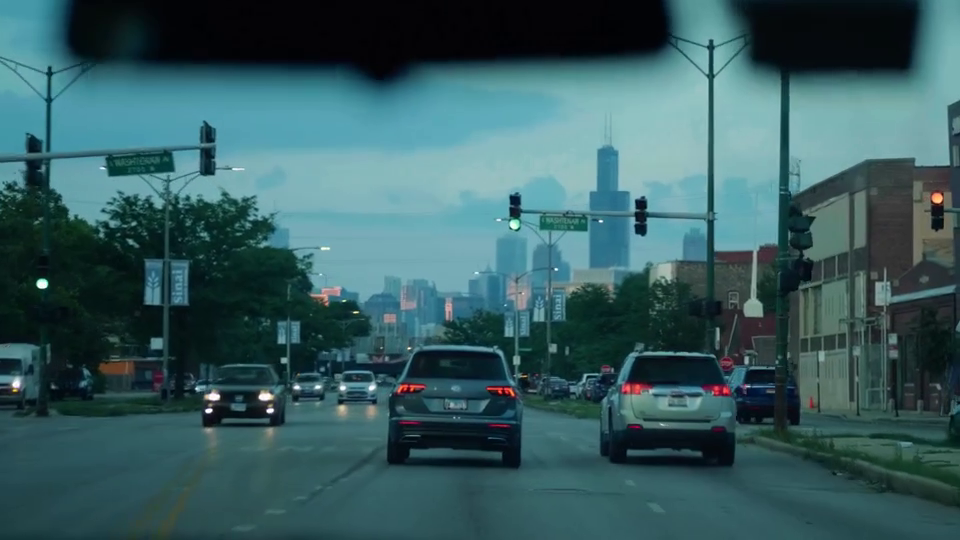
#> input picture frame 41 of Computer Vision/Vjezba_2/zadaci/sivi-automobil.mp4, 960 x 540 px, given in place of video2.mp4, which was not available
$ python LWS.py
#> lines starting #> are read from the running program, lines starting #| are printed output that depends on the picture; after the words box and inside, x2 and y2 are one past the last pixel; in counts of white or black regions, pixels touching at a corner belong together; pictures that were not available may be replaced by others from this repository, and a replacement may not be noted
import numpy as np
import cv2

print("Lane departure warning system")

video = cv2.VideoCapture('video2.mp4')


while(not video.isOpened()):
    video = cv2.VideoCapture('video1.mp4')
    print('ajd ponovo')

while True:
    ret, frame = video.read()
#> frame is the input picture: shape (540, 960, 3); mean B, G, R 95.7, 91.7, 55.3

    if frame is None:
        break

    h,w,l=frame.shape
#> h = 540; w = 960; l = 3

    roi_frame = frame[h//2:680,:]
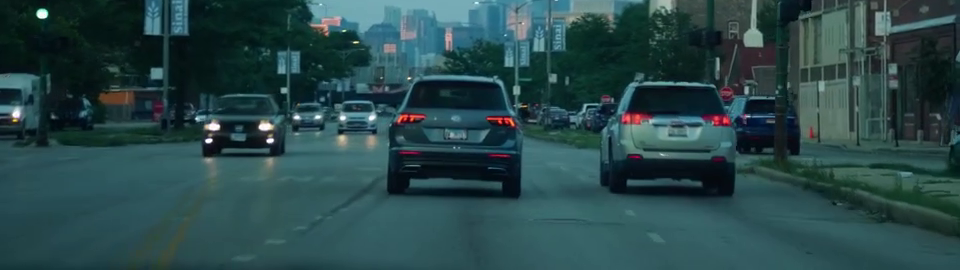
#> roi_frame: shape (270, 960, 3); mean B, G, R 73.7, 71.3, 40.9
    roi_frame=roi_frame[h//8:,:]
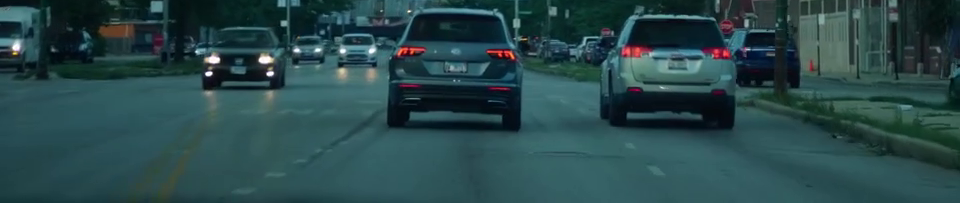
#> roi_frame: shape (203, 960, 3); mean B, G, R 74.6, 71.8, 41
    kernel = np.ones((3,3), np.uint8)
    roi_frame = cv2.morphologyEx(roi_frame, cv2.MORPH_OPEN, kernel)

    gray_roi = cv2.cvtColor(roi_frame, cv2.COLOR_BGR2GRAY)
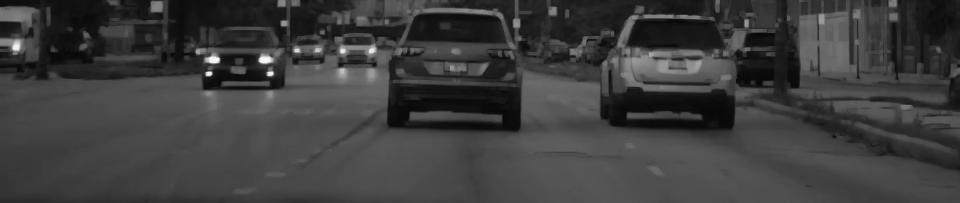
#> gray_roi: shape (203, 960); min 6, max 247, mean 61.6
    hsv_roi=cv2.cvtColor(roi_frame, cv2.COLOR_BGR2HSV)
#> hsv_roi: shape (203, 960, 3); mean H, S, V 92.4, 134.7, 75.4

    lower_yellow = np.array([20, 100, 100], dtype = 'uint8')
    upper_yellow = np.array([30, 255, 255], dtype='uint8' )

    mask_yellow = cv2.inRange(hsv_roi, lower_yellow, upper_yellow)
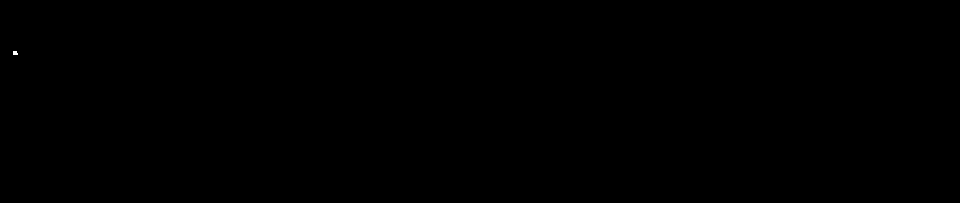
#> mask_yellow: shape (203, 960); 0.01% white; 1 white region (1 under 20 px)
    mask_white = cv2.inRange(gray_roi, 150, 255)
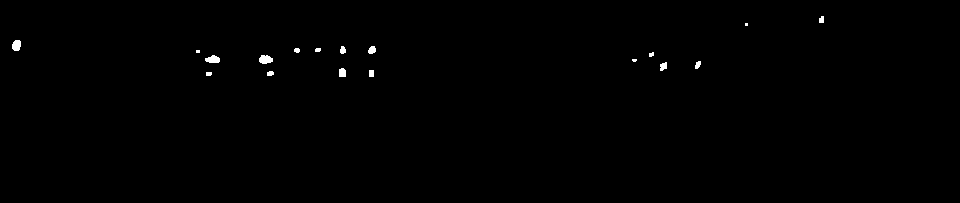
#> mask_white: shape (203, 960); 0.37% white; 18 white regions (3 under 20 px), largest, box (x1, y1, x2, y2) and area: (259, 55, 273, 64) 98, (205, 55, 220, 63) 89, (12, 40, 21, 51) 83
    mask_yw = cv2.bitwise_or(mask_white, mask_yellow)
#> mask_yw: shape (203, 960); 0.38% white; 18 white regions (3 under 20 px), largest, box (x1, y1, x2, y2) and area: (12, 40, 21, 55) 101, (259, 55, 273, 64) 98, (205, 55, 220, 63) 89
    #cv2.imshow('maska',mask_yw)
    mask_yw_image = cv2.bitwise_and(gray_roi, mask_yw)

    gauss_roi = cv2.GaussianBlur(mask_yw_image,(3,3),0)
    low_threshold = 50
    high_threshold = 150
    canny_roi = cv2.Canny(gauss_roi,low_threshold,high_threshold)
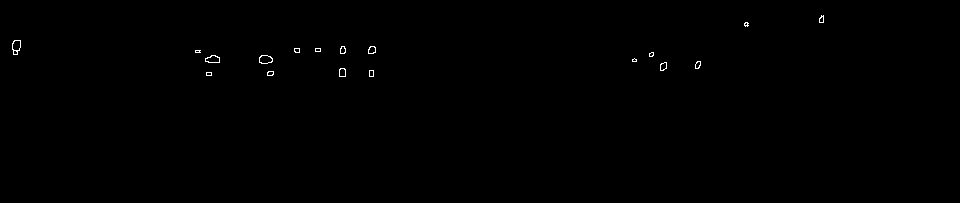
#> canny_roi: shape (203, 960); 0.22% white in thin lines or dots, all inside (x1, y1, x2, y2) = (12, 15, 824, 77)
    #cv2.imshow('roi',canny_roi)
    linije = cv2.HoughLines(canny_roi,1,np.pi/180,45)
#> linije = None
    print(linije)
#| None
    if linije is None:
        continue
    for linija in linije:
        for rho,theta in linija:
            print(rho,theta)
            if (theta<1 and theta>0.5) or (theta>2 and theta<2.5):
                a = np.cos(theta)
                b = np.sin(theta)
                x0 = a*rho
                y0 = b*rho
                x1 = int(x0 + 1000*(-b))
                y1 = int(y0 + 1000*(a))
                x2 = int(x0 - 1000*(-b))
                y2 = int(y0 - 1000*(a))


                if (theta<1.1 and theta>0.5):
                    pt1=(x1,y1)
                    pt2=(x2,y2)

                if (theta>2 and theta<2.5):
                    pt3=(x1,y1)
                    pt4=(x2,y2)

                cv2.line(roi_frame,(x1,y1),(x2,y2),(255,0,0),2)

    cv2.fillPoly(roi_frame, np.array([[pt1,pt2,pt3,pt4]]), (0,255,0), lineType=cv2.LINE_AA)


    cv2.imshow('roi',roi_frame)

    if cv2.waitKey(1) & 0xFF == ord('q'):
        break
video.release()
cv2.destroyAllWindows()

$ run again, starting later in the video
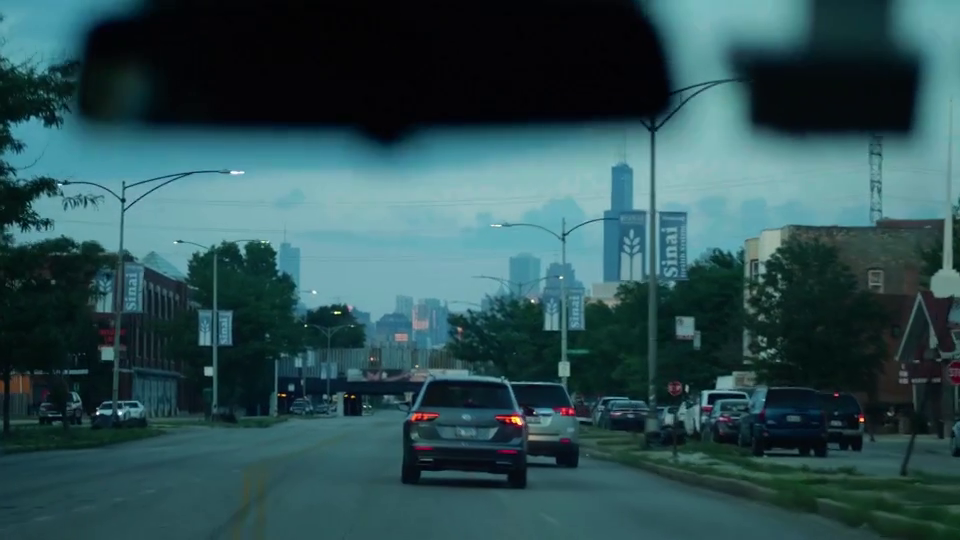
#> input picture frame 187 of Computer Vision/Vjezba_2/zadaci/sivi-automobil.mp4, 960 x 540 px, given in place of video2.mp4, which was not available
#> frame is the input picture: shape (540, 960, 3); mean B, G, R 82.7, 79, 45.7
#> `roi_frame=roi_frame[h//8:,:]`:
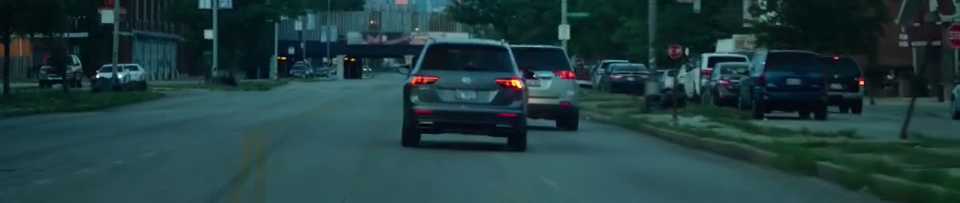
#> roi_frame: shape (203, 960, 3); mean B, G, R 63.3, 61.3, 32.6
#> `gray_roi = cv2.cvtColor(roi_frame, cv2.COLOR_BGR2GRAY)`:
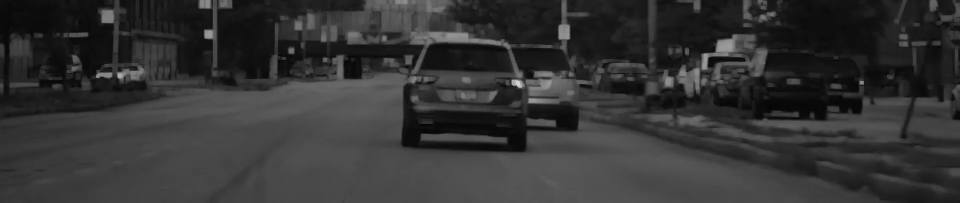
#> gray_roi: shape (203, 960); min 3, max 212, mean 51.7
#> hsv_roi: shape (203, 960, 3); mean H, S, V 91.7, 146.5, 64.6
#> mask_yellow: shape (203, 960); 0.02% white; 1 white region, box (x1, y1, x2, y2) and area: (512, 80, 520, 85) 30
#> mask_white: shape (203, 960); 0.12% white; 8 white regions (4 under 20 px), largest, box (x1, y1, x2, y2) and area: (719, 43, 732, 51) 81, (512, 80, 522, 88) 56, (206, 31, 212, 37) 29, (704, 54, 707, 62) 24
#> canny_roi: shape (203, 960); 0.09% white in thin lines or dots, all inside (x1, y1, x2, y2) = (118, 31, 732, 102)
#> linije = None
#| None

$ run again, starting later in the video
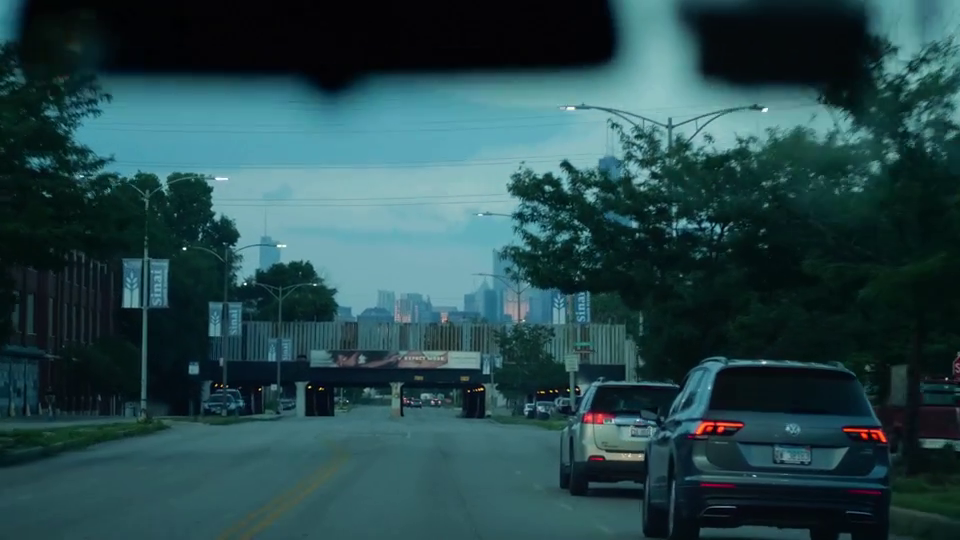
#> input picture frame 332 of Computer Vision/Vjezba_2/zadaci/sivi-automobil.mp4, 960 x 540 px, given in place of video2.mp4, which was not available
#> frame is the input picture: shape (540, 960, 3); mean B, G, R 75.5, 71.7, 38.6
#> `roi_frame=roi_frame[h//8:,:]`:
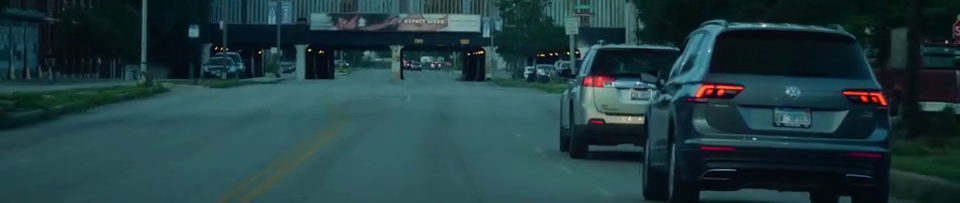
#> roi_frame: shape (203, 960, 3); mean B, G, R 65.4, 61.2, 33
#> `gray_roi = cv2.cvtColor(roi_frame, cv2.COLOR_BGR2GRAY)`:
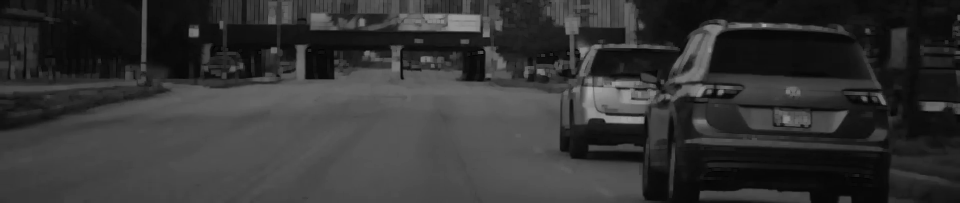
#> gray_roi: shape (203, 960); min 0, max 171, mean 51.8
#> hsv_roi: shape (203, 960, 3); mean H, S, V 94.4, 153.8, 65.7
#> mask_yellow: shape (203, 960); every value is 0
#> mask_white: shape (203, 960); 0.21% white; 12 white regions (5 under 20 px), largest, box (x1, y1, x2, y2) and area: (614, 117, 633, 123) 81, (587, 87, 593, 100) 71, (450, 15, 465, 20) 60
#> canny_roi: shape (203, 960); 0.15% white in thin lines or dots, all inside (x1, y1, x2, y2) = (449, 15, 767, 123)
#> linije = None
#| None
